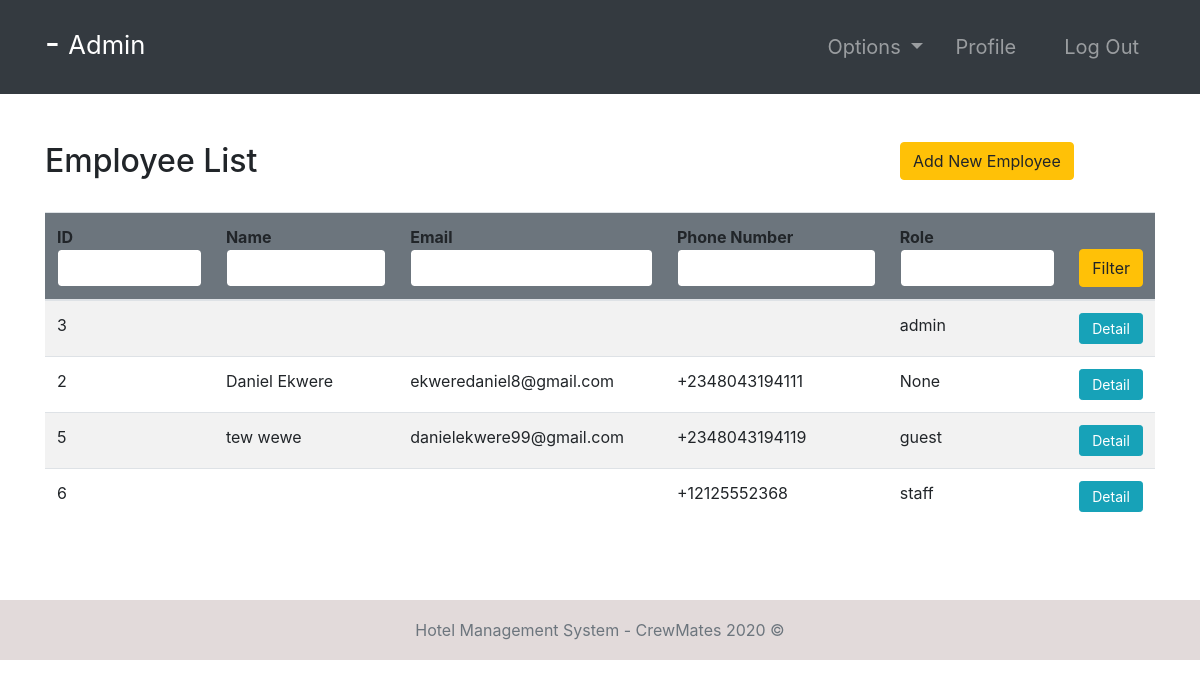
Page /employees/ (signed in) on the committed database.
### accounts/models.py (models this page shows, shortened)
class Employee(models.Model):
    user = models.OneToOneField(User, null=True, on_delete=models.CASCADE)
    phoneNumber = PhoneNumberField(unique=True)
    salary = models.FloatField()

### accounts/views.py (the view, shortened to what this page needs)
# urls.py: path('employees/', employees, name="employees"),
@login_required(login_url='login')
def employees(request):
    role = str(request.user.groups.all()[0])
    path = role + "/"
    employees = Employee.objects.all()
    context = {
        "role": role,
        "employees": employees
    }
    return render(request, path + "employees.html", context)

### Templates/admin/employees.html
{% extends '../index.html' %}
{% block context %}
{% include '../common_pages/authorized-employees.html' %}
{% endblock %}

### Templates/index.html
{% include 'incs/head.html' %}
<body>
    {% include 'incs/nav.html' %}
    {% block context %}
    {% endblock %}
    {% include 'incs/footer.html' %}
</body>
</html>

### Templates/incs/head.html (shortened to what this page needs)
{% load static %}
<!DOCTYPE html>
<html lang="en">
<head>
    <link rel="stylesheet" type="text/css" href="{% static '/css/main.css' %}">
    <link rel="stylesheet" href="https://stackpath.bootstrapcdn.com/bootstrap/4.4.1/css/bootstrap.min.css"
>
</head>

### Templates/incs/nav.html (shortened to what this page needs)
<nav class="navbar navbar-dark bg-dark navbar-expand-lg py-3 " role="navigation">
    <div class="container">
        <a href="" class="navbar-brand">
            <h2 class="text-capitalize">
                {{ request.user.first_name }} {{ request.user.last_name }} -
                <small>
                    {{ role }}
                </small>
            </h2>
        </a>
        <div class="collapse navbar-collapse" id="navbarTags">
            <ul class="navbar-nav ml-auto">
                <li class="nav-item dropdown p-2">
                    <a class="nav-link dropdown-toggle" href="#" id="navbarDropdown" role="button"
                        data-toggle="dropdown" aria-haspopup="true" aria-expanded="false">
                        Options
                    </a>
                </li>
                <li class="nav-item mr-3 p-2">
                    {% if role == 'staff' or role == 'receptionist' or role == 'admin' or role == 'manager' %}
                    <a href="{% url 'employee-profile' user.id %}" class="nav-link">Profile</a>
                    {% endif %}
                </li>
                <li class="nav-item p-2 ">
                    <a href="{% url 'logout' %}" class="nav-link">Log Out</a>
                </li>
            </ul>
        </div>
    </div>
</nav>

### Templates/common_pages/authorized-employees.html (shortened to what this page needs)
<div class="container py-5">
    <div class="table-header row">
        <div class="col-sm-12 col-md-12 col-lg-9 mb-4">
            <h2>Employee List</h2>
        </div>
        {% if  role == "manager" or role == "admin"%}
        <div class="col-sm-12 col-md-12 col-lg-3 mb-4">
            <a href="{% url 'add-employee' %}" class="btn btn-warning">Add New Employee</a>
        </div>
        {% endif %}
    </div>
    <table class="table table-hover table-striped">
        <thead class="bg-secondary rounded">
            <tr>
                <form action="" method="POST">
                    <th>ID<input type="int" name="id" value="{{id}}" class="form-control border border-secondary"></th>
                    <th>Name<input type="text" name="name" value="{{name}}"
                            class="form-control border border-secondary"></th>
                    <th>Email<input type="text" name="email" value="{{email}}"
                            class="form-control border border-secondary"></th>
                    <th>Phone Number<input type="number" name="number" value="{{number}}"
                            class="form-control border border-secondary">
                    <th>Role<input type="text" name="filterRole" value="{{filterRole}}"
                            class="form-control border border-secondary"></th>
                    <th><button type="submit" name="filter" class="btn btn-warning w-100">Filter</button></th>
                </form>
            </tr>
        </thead>
        <tbody>
            {% for employee in employees %}
            <tr>
                <td>{{ employee.user.id }}</td>
                <td>{{ employee.user.first_name }} {{ employee.user.last_name }}</td>
                <td>{{ employee.user.email }}</td>
                <td>{{ employee.phoneNumber }}</td>
                <td>{{ employee.user.groups.first }}</td>
                <td> <a href="{% url 'employee-profile' employee.user.id  %}"
                        class="btn btn-sm btn-info w-100">Detail</a>
                </td>
            </tr>
            {% endfor %}
        </tbody>
    </table>
</div>

### Templates/incs/footer.html
<div class="mt-5">&nbsp;</div>
<footer class="footer sticky-bottom mt-5">
    <div class="container text-center">
        <span class="text-muted">Hotel Management System - CrewMates 2020 ©</span>
    </div>
</footer>

### static/css/main.css (style rules this page uses)
* { margin: 0; padding: 0; -webkit-font-smoothing: antialiased; }
body { position: relative; }
nav .nav-item { font-size: 20px; }
.footer { position: absolute; bottom: 0; width: 100%; height: 60px; line-height: 60px; background-color: #e2dada; margin-top: 30px; }

### rows in the picture
Employee: user.id "3", user.groups.first "admin"
Employee: user.id "2", user.first_name "Daniel", user.last_name "Ekwere", user.email "ekweredaniel8@gmail.com", phoneNumber "+2348043194111", user.groups.first "None"
Employee: user.id "5", user.first_name "tew", user.last_name "wewe", user.email "danielekwere99@gmail.com", phoneNumber "+2348043194119", user.groups.first "guest"
Employee: user.id "6", phoneNumber "+12125552368", user.groups.first "staff"

### other values in the picture
{{ role }} "Admin"
